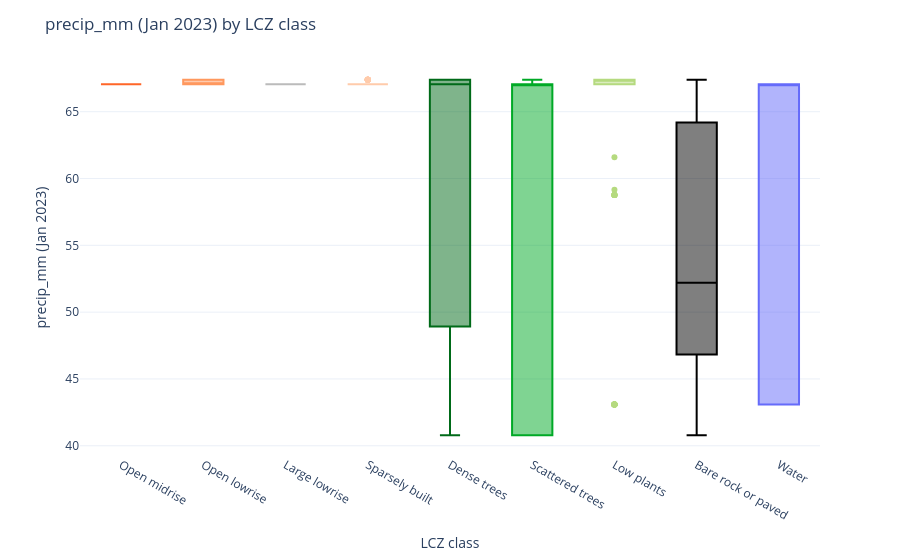

Notebook code for this chart:
### Markdown cell above
## `plot_lcz_relationship` — variable distribution by LCZ class

`plot_lcz_relationship` is the quick visual counterpart to `lcz_cal_indexes` (covered in the `05_spectral_indices` notebook, and the general tool for summarizing *any* gridded variable by LCZ class as a table). It reads an LCZ classification GeoTIFF and a single-band environmental raster (reprojecting the latter onto the former's grid if needed), then plots the variable's distribution grouped by LCZ class. Key parameters:

- `variable_name`: axis label for the value.
- `plot_type`: `"box"`/`"violin"` (distribution per class), `"scatter"` (per-pixel jittered), or `"heatmap"` (one aggregated value per class).
- `agg_fun`: aggregation for `"heatmap"` — `"mean"` (default), `"median"`, `"sum"`.

We use it here on the CHIRPS precipitation stack (using a single band as a representative single-band raster) to see how rainfall exposure differs by LCZ class within Juiz de Fora.

### Code cell
import rasterio

from LCZ4py import plot_lcz_relationship

# Extract a single band (January 2023) to a standalone single-band GeoTIFF,
# since plot_lcz_relationship expects a single-band variable raster.
with rasterio.open("LCZ4r_output/lcz_grid_chirps.tif") as src:
    band1 = src.read(1)
    profile = src.profile.copy()
profile.update(count=1)
variable_path = "LCZ4r_output/lcz_grid_chirps_jan2023.tif"
with rasterio.open(variable_path, "w", **profile) as dst:
    dst.write(band1, 1)

fig = plot_lcz_relationship(map_path, variable_path, variable_name="precip_mm (Jan 2023)", plot_type="box")
fig

### Figure 1 — Plotly figure (JSON) as saved in the notebook; plotly's stock layout.template omitted (floating-point values rounded to 4 significant figures; data arrays with more than 128 entries replaced by an {"elided": "..."} marker saying what was removed)
{"data": [{"alignmentgroup": "True", "hovertemplate": "lcz_name=%{x}<br>precip_mm (Jan 2023)=%{y}<extra></extra>", "legendgroup": "Open midrise", "marker": {"color": "#FF6628"}, "name": "Open midrise", "notched": false, "offsetgroup": "Open midrise", "orientation": "v", "showlegend": true, "type": "box", "x": ["Open midrise", "Open midrise", "Open midrise", "Open midrise", "Open midrise", "Open midrise", "Open midrise", "Open midrise", "Open midrise", "Open midrise", "Open midrise", "Open midrise", "Open midrise", "Open midrise", "Open midrise", "Open midrise", "Open midrise", "Open midrise", "Open midrise", "Open midrise", "Open midrise", "Open midrise", "Open midrise", "Open midrise", "Open midrise", "Open midrise", "Open midrise", "Open midrise", "Open midrise", "Open midrise", "Open midrise", "Open midrise", "Open midrise", "Open midrise", "Open midrise", "Open midrise", "Open midrise", "Open midrise", "Open midrise", "Open midrise", "Open midrise", "Open midrise", "Open midrise", "Open midrise", "Open midrise", "Open midrise", "Open midrise", "Open midrise", "Open midrise", "Open midrise", "Open midrise", "Open midrise", "Open midrise", "Open midrise", "Open midrise", "Open midrise", "Open midrise", "Open midrise", "Open midrise", "Open midrise", "Open midrise", "Open midrise", "Open midrise", "Open midrise", "Open midrise", "Open midrise", "Open midrise", "Open midrise", "Open midrise", "Open midrise", "Open midrise", "Open midrise", "Open midrise", "Open midrise", "Open midrise", "Open midrise", "Open midrise", "Open midrise", "Open midrise", "Open midrise", "Open midrise", "Open midrise", "Open midrise", "Open midrise", "Open midrise", "Open midrise", "Open midrise", "Open midrise", "Open midrise", "Open midrise", "Open midrise", "Open midrise", "Open midrise", "Open midrise", "Open midrise", "Open midrise", "Open midrise", "Open midrise", "Open midrise", "Open midrise", "Open midrise"], "x0": " ", "xaxis": "x", "y": [67.06, 67.06, 67.06, 67.06, 67.06, 67.06, 67.06, 67.06, 67.06, 67.06, 67.06, 67.06, 67.06, 67.06, 67.06, 67.06, 67.06, 67.06, 67.06, 67.06, 67.06, 67.06, 67.06, 67.06, 67.06, 67.06, 67.06, 67.06, 67.06, 67.06, 67.06, 67.06, 67.06, 67.06, 67.06, 67.06, 67.06, 67.06, 67.06, 67.06, 67.06, 67.06, 67.06, 67.06, 67.06, 67.06, 67.06, 67.06, 67.06, 67.06, 67.06, 67.06, 67.06, 67.06, 67.06, 67.06, 67.06, 67.06, 67.06, 67.06, 67.06, 67.06, 67.06, 67.06, 67.06, 67.06, 67.06, 67.06, 67.06, 67.06, 67.06, 67.06, 67.06, 67.06, 67.06, 67.06, 67.06, 67.06, 67.06, 67.06, 67.06, 67.06, 67.06, 67.06, 67.06, 67.06, 67.06, 67.06, 67.06, 67.06, 67.06, 67.06, 67.06, 67.06, 67.06, 67.06, 67.06, 67.06, 67.06, 67.06, 67.06], "y0": " ", "yaxis": "y"}, {"alignmentgroup": "True", "hovertemplate": "lcz_name=%{x}<br>precip_mm (Jan 2023)=%{y}<extra></extra>", "legendgroup": "Open lowrise", "marker": {"color": "#FF985E"}, "name": "Open lowrise", "notched": false, "offsetgroup": "Open lowrise", "orientation": "v", "showlegend": true, "type": "box", "x": {"elided": "306 str values"}, "x0": " ", "xaxis": "x", "y": {"elided": "306 float values"}, "y0": " ", "yaxis": "y"}, {"alignmentgroup": "True", "hovertemplate": "lcz_name=%{x}<br>precip_mm (Jan 2023)=%{y}<extra></extra>", "legendgroup": "Large lowrise", "marker": {"color": "#BBBBBB"}, "name": "Large lowrise", "notched": false, "offsetgroup": "Large lowrise", "orientation": "v", "showlegend": true, "type": "box", "x": ["Large lowrise", "Large lowrise", "Large lowrise", "Large lowrise", "Large lowrise", "Large lowrise", "Large lowrise", "Large lowrise", "Large lowrise", "Large lowrise", "Large lowrise", "Large lowrise", "Large lowrise", "Large lowrise", "Large lowrise", "Large lowrise", "Large lowrise", "Large lowrise", "Large lowrise", "Large lowrise", "Large lowrise", "Large lowrise"], "x0": " ", "xaxis": "x", "y": [67.06, 67.06, 67.06, 67.06, 67.06, 67.06, 67.06, 67.06, 67.06, 67.06, 67.06, 67.06, 67.06, 67.06, 67.06, 67.06, 67.06, 67.06, 67.06, 67.06, 67.06, 67.06], "y0": " ", "yaxis": "y"}, {"alignmentgroup": "True", "hovertemplate": "lcz_name=%{x}<br>precip_mm (Jan 2023)=%{y}<extra></extra>", "legendgroup": "Sparsely built", "marker": {"color": "#FFCBAB"}, "name": "Sparsely built", "notched": false, "offsetgroup": "Sparsely built", "orientation": "v", "showlegend": true, "type": "box", "x": ["Sparsely built", "Sparsely built", "Sparsely built", "Sparsely built", "Sparsely built", "Sparsely built", "Sparsely built", "Sparsely built", "Sparsely built", "Sparsely built", "Sparsely built", "Sparsely built", "Sparsely built", "Sparsely built", "Sparsely built", "Sparsely built", "Sparsely built", "Sparsely built", "Sparsely built", "Sparsely built", "Sparsely built", "Sparsely built", "Sparsely built", "Sparsely built", "Sparsely built", "Sparsely built", "Sparsely built", "Sparsely built", "Sparsely built", "Sparsely built", "Sparsely built", "Sparsely built", "Sparsely built", "Sparsely built", "Sparsely built", "Sparsely built", "Sparsely built", "Sparsely built", "Sparsely built", "Sparsely built", "Sparsely built", "Sparsely built", "Sparsely built", "Sparsely built", "Sparsely built", "Sparsely built", "Sparsely built", "Sparsely built", "Sparsely built", "Sparsely built", "Sparsely built", "Sparsely built", "Sparsely built", "Sparsely built", "Sparsely built", "Sparsely built", "Sparsely built", "Sparsely built", "Sparsely built", "Sparsely built", "Sparsely built", "Sparsely built", "Sparsely built", "Sparsely built", "Sparsely built", "Sparsely built", "Sparsely built", "Sparsely built", "Sparsely built", "Sparsely built", "Sparsely built", "Sparsely built", "Sparsely built", "Sparsely built", "Sparsely built", "Sparsely built", "Sparsely built", "Sparsely built", "Sparsely built", "Sparsely built", "Sparsely built", "Sparsely built", "Sparsely built", "Sparsely built", "Sparsely built", "Sparsely built", "Sparsely built", "Sparsely built", "Sparsely built", "Sparsely built", "Sparsely built", "Sparsely built", "Sparsely built", "Sparsely built", "Sparsely built", "Sparsely built", "Sparsely built", "Sparsely built", "Sparsely built", "Sparsely built", "Sparsely built", "Sparsely built", "Sparsely built", "Sparsely built", "Sparsely built", "Sparsely built", "Sparsely built", "Sparsely built", "Sparsely built", "Sparsely built", "Sparsely built", "Sparsely built", "Sparsely built", "Sparsely built", "Sparsely built", "Sparsely built", "Sparsely built", "Sparsely built", "Sparsely built"], "x0": " ", "xaxis": "x", "y": [67.39, 67.39, 67.39, 67.39, 67.39, 67.39, 67.39, 67.39, 67.39, 67.39, 67.39, 67.39, 67.39, 67.39, 67.39, 67.39, 67.39, 67.39, 67.06, 67.06, 67.06, 67.06, 67.06, 67.06, 67.06, 67.06, 67.06, 67.06, 67.06, 67.06, 67.06, 67.06, 67.06, 67.06, 67.06, 67.06, 67.06, 67.06, 67.06, 67.06, 67.06, 67.06, 67.06, 67.06, 67.06, 67.06, 67.06, 67.06, 67.06, 67.06, 67.06, 67.06, 67.06, 67.06, 67.06, 67.06, 67.06, 67.06, 67.06, 67.06, 67.06, 67.06, 67.06, 67.06, 67.06, 67.06, 67.06, 67.06, 67.06, 67.06, 67.06, 67.06, 67.06, 67.06, 67.06, 67.06, 67.06, 67.06, 67.06, 67.06, 67.06, 67.06, 67.06, 67.06, 67.06, 67.06, 67.06, 67.06, 67.06, 67.06, 67.06, 67.06, 67.06, 67.06, 67.06, 67.06, 67.06, 67.06, 67.06, 67.06, 67.06, 67.06, 67.06, 67.06, 67.06, 67.06, 67.06, 67.06, 67.06, 67.06, 67.06, 67.06, 67.06, 67.06, 67.06, 67.06, 67.06, 67.06, 67.06], "y0": " ", "yaxis": "y"}, {"alignmentgroup": "True", "hovertemplate": "lcz_name=%{x}<br>precip_mm (Jan 2023)=%{y}<extra></extra>", "legendgroup": "Dense trees", "marker": {"color": "#006A18"}, "name": "Dense trees", "notched": false, "offsetgroup": "Dense trees", "orientation": "v", "showlegend": true, "type": "box", "x": {"elided": "1260 str values"}, "x0": " ", "xaxis": "x", "y": {"elided": "1260 float values"}, "y0": " ", "yaxis": "y"}, {"alignmentgroup": "True", "hovertemplate": "lcz_name=%{x}<br>precip_mm (Jan 2023)=%{y}<extra></extra>", "legendgroup": "Scattered trees", "marker": {"color": "#00A926"}, "name": "Scattered trees", "notched": false, "offsetgroup": "Scattered trees", "orientation": "v", "showlegend": true, "type": "box", "x": ["Scattered trees", "Scattered trees", "Scattered trees", "Scattered trees", "Scattered trees", "Scattered trees", "Scattered trees", "Scattered trees", "Scattered trees", "Scattered trees", "Scattered trees", "Scattered trees", "Scattered trees", "Scattered trees", "Scattered trees", "Scattered trees", "Scattered trees", "Scattered trees", "Scattered trees", "Scattered trees", "Scattered trees", "Scattered trees", "Scattered trees", "Scattered trees", "Scattered trees", "Scattered trees", "Scattered trees", "Scattered trees", "Scattered trees", "Scattered trees", "Scattered trees", "Scattered trees", "Scattered trees", "Scattered trees", "Scattered trees", "Scattered trees", "Scattered trees", "Scattered trees", "Scattered trees", "Scattered trees", "Scattered trees", "Scattered trees", "Scattered trees", "Scattered trees", "Scattered trees", "Scattered trees", "Scattered trees", "Scattered trees", "Scattered trees", "Scattered trees", "Scattered trees", "Scattered trees", "Scattered trees", "Scattered trees", "Scattered trees", "Scattered trees", "Scattered trees", "Scattered trees", "Scattered trees", "Scattered trees", "Scattered trees", "Scattered trees", "Scattered trees", "Scattered trees", "Scattered trees", "Scattered trees", "Scattered trees", "Scattered trees", "Scattered trees", "Scattered trees", "Scattered trees", "Scattered trees", "Scattered trees", "Scattered trees", "Scattered trees", "Scattered trees", "Scattered trees", "Scattered trees", "Scattered trees", "Scattered trees", "Scattered trees", "Scattered trees", "Scattered trees", "Scattered trees", "Scattered trees", "Scattered trees", "Scattered trees", "Scattered trees"], "x0": " ", "xaxis": "x", "y": [67.39, 67.06, 67.06, 67.06, 67.06, 67.06, 67.06, 67.06, 67.06, 67.06, 67.06, 67.06, 67.06, 67.06, 67.06, 67.06, 67.06, 67.06, 67.06, 67.06, 67.06, 67.06, 40.79, 40.79, 40.79, 40.79, 67.06, 67.06, 67.06, 67.06, 67.06, 67.06, 67.06, 67.06, 67.06, 67.06, 67.06, 67.06, 67.06, 67.06, 67.06, 67.06, 67.06, 67.06, 67.06, 67.06, 67.06, 67.06, 67.06, 67.06, 40.79, 40.79, 40.79, 40.79, 40.79, 40.79, 40.79, 48.93, 46.28, 40.79, 40.79, 40.79, 40.79, 40.79, 46.28, 40.79, 40.79, 40.79, 40.79, 40.79, 40.79, 40.79, 43.69, 43.69, 43.69, 43.69, 43.69, 46.83, 46.83, 46.83, 46.83, 46.83, 46.83, 46.83, 46.83, 46.83, 46.83, 46.83], "y0": " ", "yaxis": "y"}, {"alignmentgroup": "True", "hovertemplate": "lcz_name=%{x}<br>precip_mm (Jan 2023)=%{y}<extra></extra>", "legendgroup": "Low plants", "marker": {"color": "#B5DA7F"}, "name": "Low plants", "notched": false, "offsetgroup": "Low plants", "orientation": "v", "showlegend": true, "type": "box", "x": {"elided": "244 str values"}, "x0": " ", "xaxis": "x", "y": {"elided": "244 float values"}, "y0": " ", "yaxis": "y"}, {"alignmentgroup": "True", "hovertemplate": "lcz_name=%{x}<br>precip_mm (Jan 2023)=%{y}<extra></extra>", "legendgroup": "Bare rock or paved", "marker": {"color": "#000000"}, "name": "Bare rock or paved", "notched": false, "offsetgroup": "Bare rock or paved", "orientation": "v", "showlegend": true, "type": "box", "x": {"elided": "389 str values"}, "x0": " ", "xaxis": "x", "y": {"elided": "389 float values"}, "y0": " ", "yaxis": "y"}, {"alignmentgroup": "True", "hovertemplate": "lcz_name=%{x}<br>precip_mm (Jan 2023)=%{y}<extra></extra>", "legendgroup": "Water", "marker": {"color": "#656BFA"}, "name": "Water", "notched": false, "offsetgroup": "Water", "orientation": "v", "showlegend": true, "type": "box", "x": ["Water", "Water", "Water", "Water", "Water", "Water", "Water", "Water", "Water", "Water"], "x0": " ", "xaxis": "x", "y": [43.09, 43.09, 43.09, 67.06, 67.06, 67.06, 67.06, 67.06, 67.06, 67.06], "y0": " ", "yaxis": "y"}], "layout": {"boxmode": "overlay", "legend": {"title": {"text": "lcz_name"}, "tracegroupgap": 0}, "margin": {"t": 60}, "showlegend": false, "title": {"text": "precip_mm (Jan 2023) by LCZ class"}, "xaxis": {"anchor": "y", "categoryarray": ["Open midrise", "Open lowrise", "Large lowrise", "Sparsely built", "Dense trees", "Scattered trees", "Low plants", "Bare rock or paved", "Water"], "categoryorder": "array", "domain": [0.0, 1.0], "title": {"text": "LCZ class"}}, "yaxis": {"anchor": "x", "domain": [0.0, 1.0], "title": {"text": "precip_mm (Jan 2023)"}}}}
